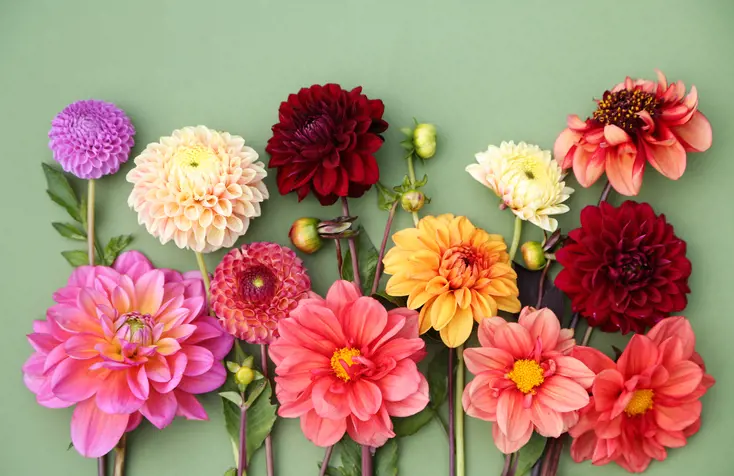
#> input picture İHA_ödevler/week_6/cicek.jpg, 734 x 476 px, given in place of the camera
$ jupyter execute example_3.ipynb
#> lines starting #> are read from the running program, lines starting #| are printed output that depends on the picture
[cell 1]
import cv2 as cv
import numpy as np

[cell 2]
def nothing(a):
    pass

capture = cv.VideoCapture(0)
cv.namedWindow("Trackbars")
cv.namedWindow("Trackbars")
cv.resizeWindow("Trackbars",640,300)
cv.createTrackbar("Hue Min","Trackbars",0,179,nothing)
cv.createTrackbar("Hue Max","Trackbars",179,179,nothing)
cv.createTrackbar("Satur Min","Trackbars",0,255,nothing)
cv.createTrackbar("Satur Max","Trackbars",255,255,nothing)
cv.createTrackbar("Value Min","Trackbars",0,255,nothing)
cv.createTrackbar("Value Max","Trackbars",255,255,nothing)

while True:
    set , frame = capture.read()
#> frame is the input picture: shape (476, 734, 3); mean B, G, R 113.7, 134.5, 171.8
    #Burada BGR HSV değerlerine dönüşüyor
    capHSV = cv.cvtColor(frame,cv.COLOR_BGR2HSV)
#> capHSV: shape (476, 734, 3); mean H, S, V 69.2, 109.7, 183.1
    #Trackbars değerlerini anlık olarak alıyoruz
    h_min = cv.getTrackbarPos("Hue Min","Trackbars")
    h_max = cv.getTrackbarPos("Hue Max","Trackbars")
    s_min = cv.getTrackbarPos("Satur Min","Trackbars")
    s_max = cv.getTrackbarPos("Satur Max","Trackbars")
    v_min = cv.getTrackbarPos("Value Min","Trackbars")
    v_max = cv.getTrackbarPos("Value Max","Trackbars")
    #Hangi renk için maskeleme yapmak istiyorsak onun max değerlerini
    # Trackbars üzerinde bulup ayarlayıp her renk için bu kodu çalıştırabiliriz
    lower = np.array([h_min,s_min,v_min])
    upper = np.array([h_max,s_max,v_max])
    mask = cv.inRange(capHSV,lower,upper)
#> mask: shape (476, 734); every value is 255
    contours, hierarchy = cv.findContours(mask,cv.RETR_EXTERNAL,cv.CHAIN_APPROX_SIMPLE)
#> contours = [[[0, 0], [0, 475], [733, 475], [733, 0]]]
    cv.drawContours(capHSV,contours,-1,(0,255,0),2)
#> capHSV: shape (476, 734, 3); mean H, S, V 68.5, 112.4, 180.6
    cv.imshow("Masked",mask)
    cv.imshow("Image",capHSV)
    if cv.waitKey(25) & 0xFF == ord("q"):
#> (key q is pressed here)
        break

cv.imshow("hsv",capHSV)
cv.waitKey(0)
cv.destroyAllWindows()

[cell 3]
def nothing(a):
    pass

# Kamera başlat
capture = cv.VideoCapture(0)

# Trackbar penceresi
cv.namedWindow("Trackbars")
cv.resizeWindow("Trackbars", 640, 300)

# HSV Trackbar'ları
cv.createTrackbar("Hue Min", "Trackbars", 0, 179, nothing)
cv.createTrackbar("Hue Max", "Trackbars", 179, 179, nothing)
cv.createTrackbar("Satur Min", "Trackbars", 0, 255, nothing)
cv.createTrackbar("Satur Max", "Trackbars", 255, 255, nothing)
cv.createTrackbar("Value Min", "Trackbars", 0, 255, nothing)
cv.createTrackbar("Value Max", "Trackbars", 255, 255, nothing)

while True:
    ret, frame = capture.read()
    if not ret:
        break

    # BGR → HSV dönüşümü (sadece işlem için)
    capHSV = cv.cvtColor(frame, cv.COLOR_BGR2HSV)

    # Trackbar değerlerini oku
    h_min = cv.getTrackbarPos("Hue Min", "Trackbars")
    h_max = cv.getTrackbarPos("Hue Max", "Trackbars")
    s_min = cv.getTrackbarPos("Satur Min", "Trackbars")
    s_max = cv.getTrackbarPos("Satur Max", "Trackbars")
    v_min = cv.getTrackbarPos("Value Min", "Trackbars")
    v_max = cv.getTrackbarPos("Value Max", "Trackbars")

    # HSV maskeleme aralığı
    lower = np.array([h_min, s_min, v_min])
    upper = np.array([h_max, s_max, v_max])

    # Maske oluştur
    mask = cv.inRange(capHSV, lower, upper)

    # Maskede kontur bul
    contours, hierarchy = cv.findContours(mask, cv.RETR_EXTERNAL, cv.CHAIN_APPROX_SIMPLE)

    # Konturları NORMAL görüntü üzerine çiz
    cv.drawContours(frame, contours, -1, (0, 255, 0), 2)

    # Pencereleri göster
    cv.imshow("Masked", mask)   # Siyah-beyaz maske
    cv.imshow("Image", frame)   # NORMAL kamera görüntüsü (BGR)

    # Çıkış
    if cv.waitKey(1) & 0xFF == ord("q"):
#> (key q is pressed here)
        break

capture.release()
cv.destroyAllWindows()

[cell 4]
def nothing(a):
    pass

# Kamera başlat
capture = cv.VideoCapture(0)

# Trackbar penceresi
cv.namedWindow("Trackbars")
cv.resizeWindow("Trackbars", 640, 300)

# HSV Trackbar'ları
cv.createTrackbar("Hue Min", "Trackbars", 0, 179, nothing)
cv.createTrackbar("Hue Max", "Trackbars", 179, 179, nothing)
cv.createTrackbar("Satur Min", "Trackbars", 0, 255, nothing)
cv.createTrackbar("Satur Max", "Trackbars", 255, 255, nothing)
cv.createTrackbar("Value Min", "Trackbars", 0, 255, nothing)
cv.createTrackbar("Value Max", "Trackbars", 255, 255, nothing)

while True:
    ret, frame = capture.read()
    if not ret:
        break

    # BGR → HSV
    hsv = cv.cvtColor(frame, cv.COLOR_BGR2HSV)

    # Trackbar değerleri
    h_min = cv.getTrackbarPos("Hue Min", "Trackbars")
    h_max = cv.getTrackbarPos("Hue Max", "Trackbars")
    s_min = cv.getTrackbarPos("Satur Min", "Trackbars")
    s_max = cv.getTrackbarPos("Satur Max", "Trackbars")
    v_min = cv.getTrackbarPos("Value Min", "Trackbars")
    v_max = cv.getTrackbarPos("Value Max", "Trackbars")

    # Maskeleme aralığı
    lower = np.array([h_min, s_min, v_min])
    upper = np.array([h_max, s_max, v_max])

    # Maske
    mask = cv.inRange(hsv, lower, upper)

    # Kontur bulma
    contours, hierarchy = cv.findContours(mask, cv.RETR_EXTERNAL, cv.CHAIN_APPROX_SIMPLE)

    # Gürültüleri filtrelemek için minimum alan
    min_area = 500

    biggest_contour = None
    biggest_area = 0

    for cnt in contours:
        area = cv.contourArea(cnt)

        if area < min_area:
            continue  # küçük gürültüyü atla

        # EN BÜYÜK KONTURU BUL
        if area > biggest_area:
            biggest_area = area
            biggest_contour = cnt

        # ŞEKİL ALGILAMA
        peri = cv.arcLength(cnt, True)
        approx = cv.approxPolyDP(cnt, 0.02 * peri, True)
        x, y, w, h = cv.boundingRect(approx)

        shape = "Unknown"
        if len(approx) == 3:
            shape = "Triangle"
        elif len(approx) == 4:
            shape = "Square"
        elif len(approx) > 6:
            shape = "Circle"

        # Çizim
        cv.drawContours(frame, [cnt], -1, (0, 255, 0), 2)
        cv.putText(frame, shape, (x, y - 10), cv.FONT_HERSHEY_SIMPLEX,
                    0.6, (0, 255, 0), 2)
#> this loop made 1 pass
#> (area, biggest_area, peri, approx, x, y, w, h) on pass 1: (348175, 348175, 2416, [[0, 0], [0, 475], [733, 475], [733, 0]], 0, 0, 734, 476)
#> after the loop, biggest_area = 348175

    # EN BÜYÜK KONTURA KUTU ÇİZ
    if biggest_contour is not None:
        x, y, w, h = cv.boundingRect(biggest_contour)
        cv.rectangle(frame, (x, y), (x+w, y+h), (255, 0, 0), 3)
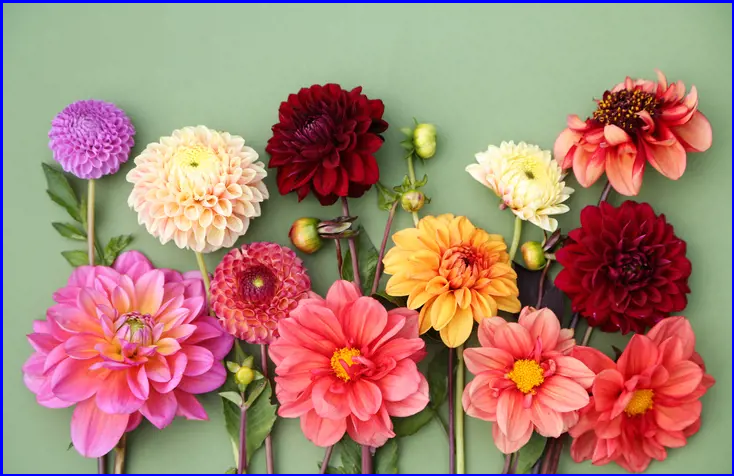
#> frame: shape (476, 734, 3); mean B, G, R 115.7, 131.4, 169.2
        cv.putText(frame, "Largest Object", (x, y - 20),
                    cv.FONT_HERSHEY_SIMPLEX, 0.7, (255, 0, 0), 2)

    # GÖSTER
    cv.imshow("Masked", mask)
    cv.imshow("Image", frame)

    if cv.waitKey(1) & 0xFF == ord("q"):
#> (key q is pressed here)
        break

capture.release()
cv.destroyAllWindows()


$ run again, on İHA_ödevler/week_6/faces.jpg
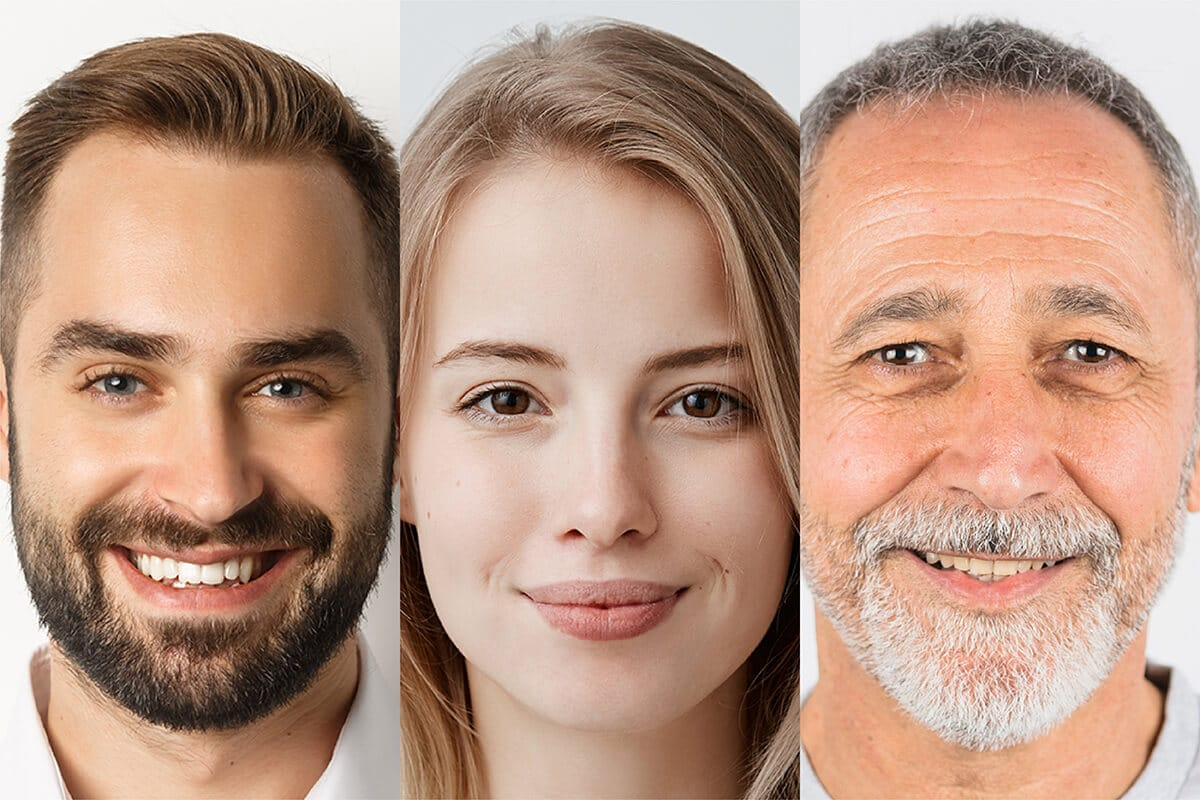
#> input picture İHA_ödevler/week_6/faces.jpg, 1200 x 800 px, given in place of the camera
#> frame is the input picture: shape (800, 1200, 3); mean B, G, R 131.7, 150.9, 186.6
#> mask: shape (800, 1200); every value is 255
#> contours = [[[0, 0], [0, 799], [1199, 799], [1199, 0]]]
#> the loop `for cnt in contours:` made 1 pass
#> (area, biggest_area, peri, approx, x, y, w, h) on pass 1: (958001, 958001, 3996, [[0, 0], [0, 799], [1199, 799], [1199, 0]], 0, 0, 1200, 800)
#> after the loop `for cnt in contours:`: biggest_area = 958001
#> `cv.rectangle(frame, (x, y), (x+w, y+h), (255, 0, 0), 3)`:
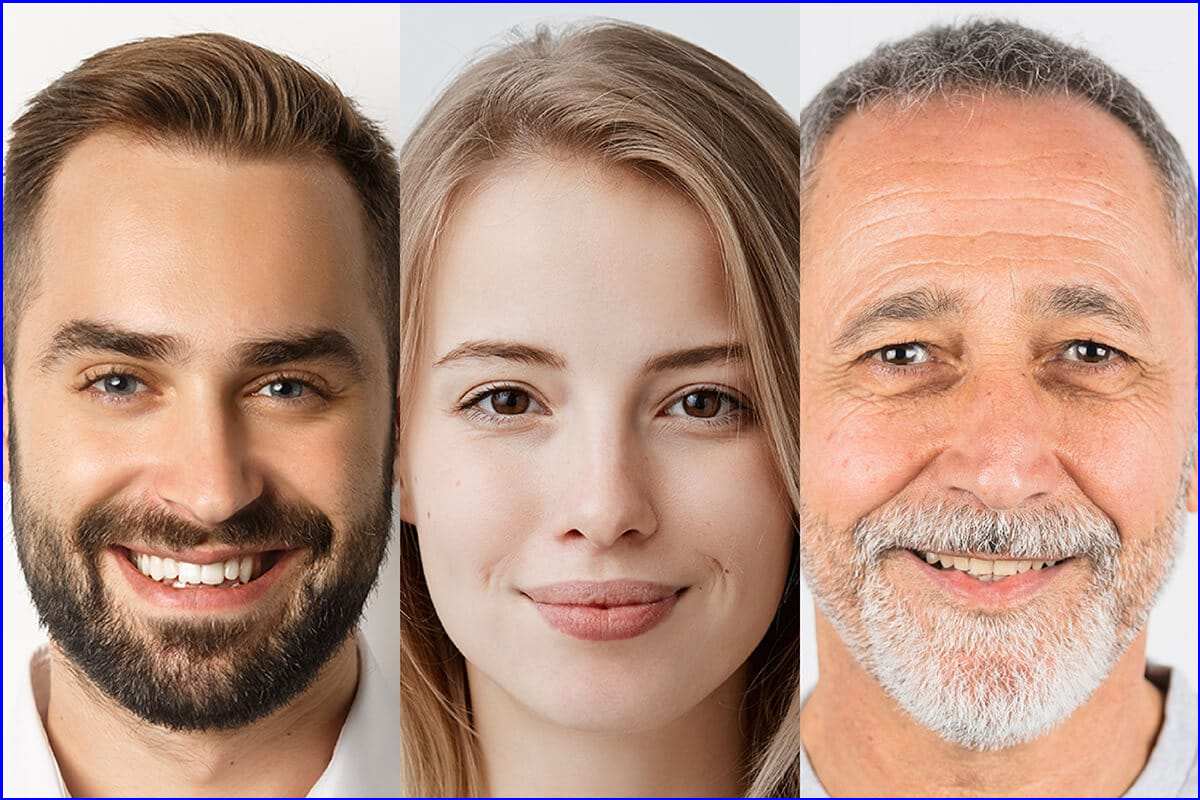
#> frame: shape (800, 1200, 3); mean B, G, R 132.3, 148.7, 184.3
